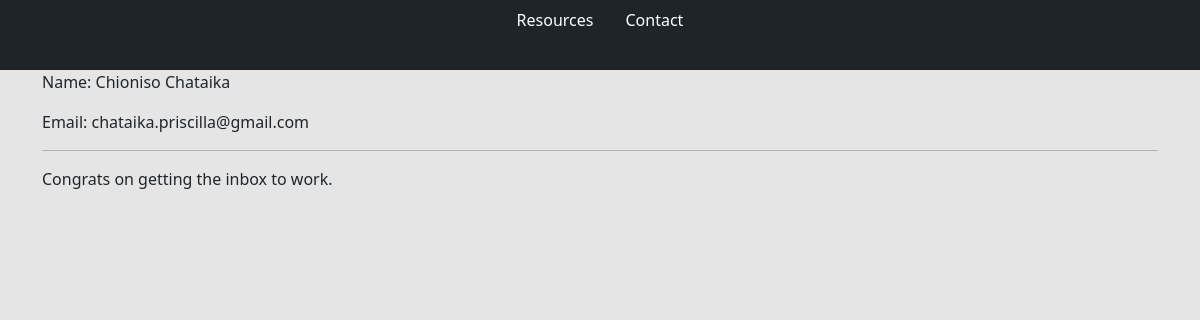
Page /message/5314b9a1-a682-4264-87ec-7bdf3ca9634f/ on the committed database.
### base/models.py (models this page shows, shortened)
class Message(models.Model):
    name = models.CharField(max_length=200, null=True)
    email = models.CharField(max_length=200, null=True)
    subject = models.CharField(max_length=200, null=True)
    body = models.TextField()
    is_read = models.BooleanField(default=False)
    created = models.DateTimeField(auto_now_add=True)
    id = models.UUIDField(default=uuid.uuid4, unique=True,
                          primary_key=True, editable=False)

### base/views.py (the view)
# urls.py: path('message/<str:pk>/', views.messagePage, name="message"),
def messagePage(request, pk):
    message = Message.objects.get(id=pk)
    message.is_read = True
    message.save()
    context = {'message': message}
    return render(request, 'base/message.html', context)

### base/templates/base/message.html
{% extends 'base/main.html' %}
{% load static %}
{% block content %}
<div class="container">
    <p>Name: {{message.name}}</p>
    <p>Email: {{message.email}}</p>
    <hr>
    <p>{{message.body}}</p>
</div>
{% endblock content %}

### static/styles/main.css (style rules this page uses)
body { background-color: #E5E5E5; }

### rows in the picture
Message: name "Chioniso Chataika", email "chataika.priscilla@gmail.com", body "Congrats on getting the inbox to work."
